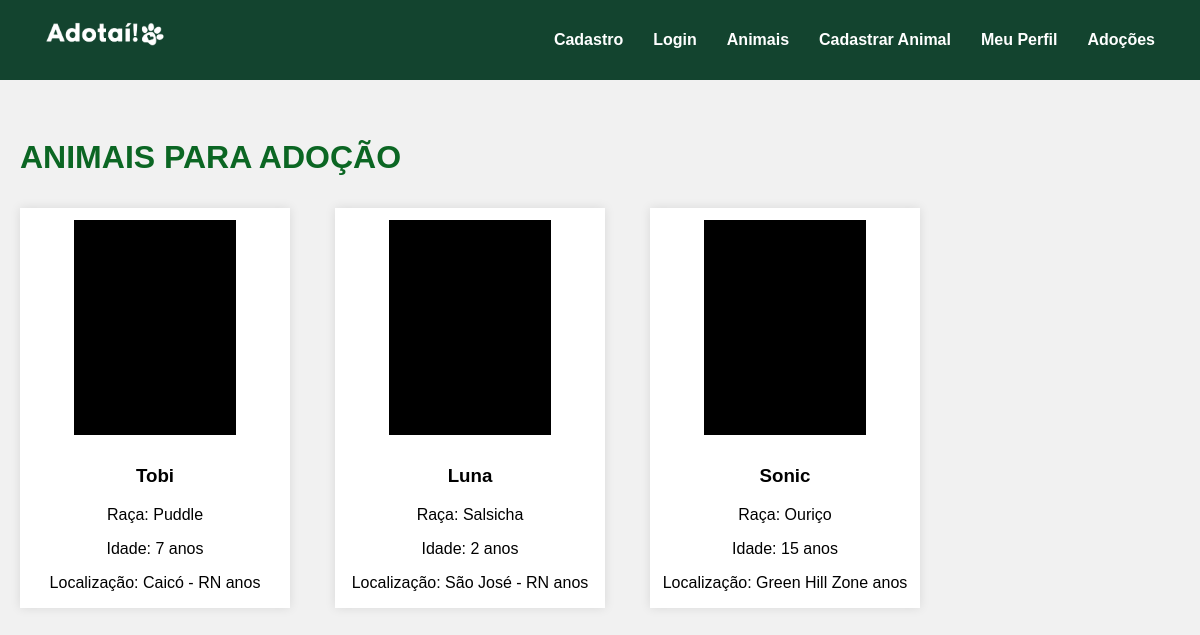
Before: / with the older database file.
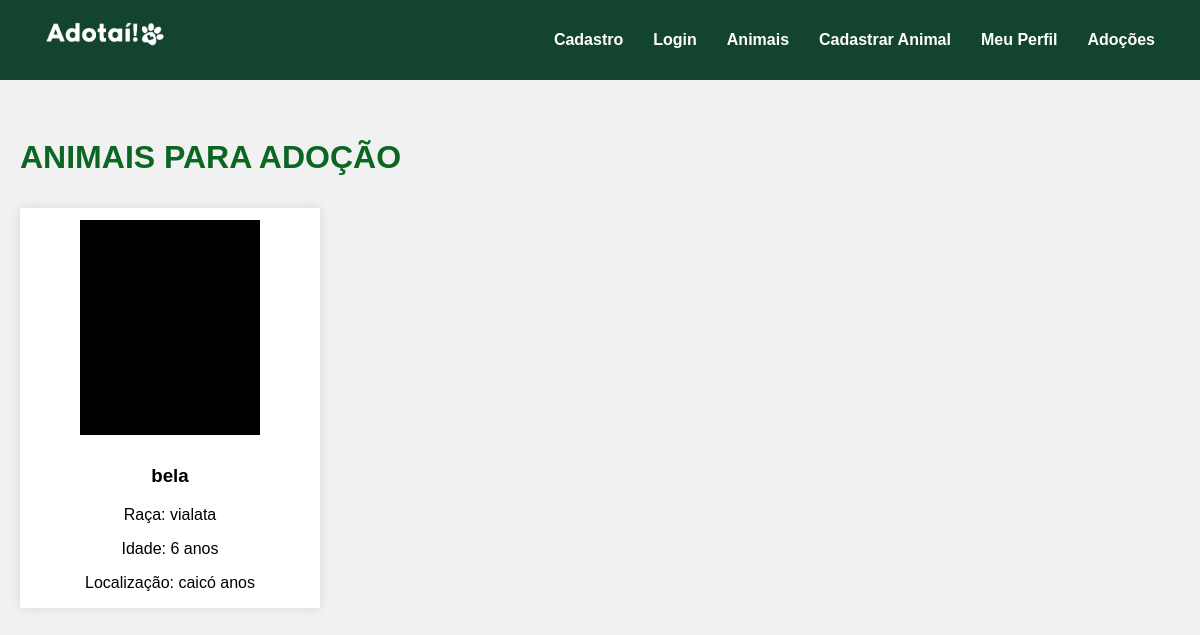
After: the same page with the newer database file.
### models/animal.py (models this page shows)
class Animal(Base):
    __tablename__ = "animais"
    id: Mapped[int] = mapped_column(Integer, primary_key=True)
    nome: Mapped[str] = mapped_column(String(40), nullable=False)
    raca: Mapped[str] = mapped_column(String(40), nullable=False)
    idade: Mapped[int] = mapped_column(Integer, nullable=False)
    sexo: Mapped[str] = mapped_column(String(40), nullable=False)
    porte: Mapped[str] = mapped_column(String(40), nullable=False)
    vacinado: Mapped[bool] = mapped_column(Boolean, nullable=False)
    vacinas_tomadas: Mapped[str] = mapped_column(String(320), nullable=False)
    sobre: Mapped[str] = mapped_column(String(320), nullable=False)
    foto: Mapped[str] = mapped_column(String(700), nullable=False)
    localizacao: Mapped[str] = mapped_column(String(100), nullable=False)
    nome_protetor: Mapped[str] = mapped_column(String(320), nullable=False)
    telefone_contato: Mapped[str] = mapped_column(String(15), nullable=False)
    email_contato: Mapped[str] = mapped_column(String(100), unique=True, nullable=False)
    def __repr__(self):
        return f"<Animal {self.nome}>"

### app.py (the view)
@app.route('/')
def index():
    with Sessao_base() as sessao:
        animais = sessao.query(Animal).all()
        print(animais)
    return render_template('index.html', animais=animais)

### templates/index.html (shortened to what this page needs)
{% extends 'base.html'%}
{% block extra_css %}<link rel="stylesheet" href="{{ url_for('static', filename='index.css') }}">{% endblock %}
{% block conteudo %}
<div class="img">
    </div>
<div class="container">
    <h1 class="titulo1">ANIMAIS PARA ADOÇÃO</h1>
    <div class="animais">
       {% for animal in animais %}
            <div class="animal-card">
                <div class="foto-animal">
                    <div class="imagem-animal">
                    </div>
                </div>
                <div class="info-animal">
                <h3>{{ animal.nome }}</h3>
                <p>Raça: {{ animal.raca }}</p>
                <p>Idade: {{ animal.idade }} anos</p>
                <p>Localização: {{ animal.localizacao }} anos</p>
                </div>
            </div>
        {% endfor %}
    </div>
</div>
{% endblock %}

### templates/base.html (shortened to what this page needs)
<!DOCTYPE html>
<html lang="en">
<head>
    <link rel="stylesheet" href="{{ url_for('static', filename='style.css') }}?v=2">
    <link rel="stylesheet" href="{{ url_for('static', filename='menu.css') }}">
    {% block extra_css %}{% endblock %}
<body>
    {% include 'componentes/menu.html' %}
    {% block conteudo %}
    {% endblock %}
</body>
</html>

### templates/componentes/menu.html
<nav class="menu">
    <div class="logo">
        <a href="../"><img src="{{ url_for('static', filename='img/logo.png') }}" alt="Logo"></a>
    </div>
    <div class="links">
        <a href="/auth/cadastro">Cadastro</a>
        <a href="/auth/login">Login</a>
        <a href="/animais">Animais</a>
        <a href="/animais/cadastrar_animal">Cadastrar Animal</a>
        <a href="/perfil">Meu Perfil</a>
        <a href="/animais/animais_adocao_cadastrar">Adoções</a>
    </div>
</nav>

### static/style.css (style rules this page uses)
h1, h2, h3, p, a { font-family:'Gill Sans', 'Gill Sans MT', Calibri, 'Trebuchet MS', sans-serif; }
body { background-color: #f1f1f1; margin: 0; }
.logo img { width: 120px; height: auto; }
.menu a, .menu span { white-space: nowrap; color: red; }
.logo { display: flex; justify-content: space-between; width: 100%; }
.container { display: flex; align-items: flex-start; justify-content: center; justify-content: space-evenly; gap: 10px; max-height: 95%; align-items: flex-start; max-width: 100%; margin: 0 auto; }

### static/menu.css (style rules this page uses)
.menu { height: 10vh; min-height: 60px; width: 100%; background: #13442f; display: flex; align-items: center; justify-content: space-between; padding: 0 30px; box-sizing: border-box; }
.menu a { color: white; text-decoration: none; margin: 0 15px; font-weight: bold; }
.menu .logo img { width: 120px; }
.menu .links { display: flex; align-items: center; }
.container { height: 90vh; overflow-y: auto; padding: 20px; box-sizing: border-box; width: 100%; }

### static/index.css (style rules this page uses)
body { background-color: #f1f1f1; margin: 0; }
.logo img { width: 120px; height: auto; }
.logo { display: flex; justify-content: space-between; width: 100%; }
.container { display: flex; flex-direction: column; justify-content: flex-start; }
.animal-card { display: flex; background-color: white; box-shadow: 0 0 10px rgba(0,0,0,0.1); width: 300px; height: 400px; flex-direction: column; }
.info-animal { max-height: auto; text-align: center; }
.imagem-animal { display: flex; background-color: black; height: 90%; width: 60%; justify-self: center; align-self: center; }
.foto-animal { display: flex; height: 60%; align-content: center; justify-content: center; }
.titulo1 { color:#0B6623; }
.animais { display: flex; flex-direction: row; gap: 5%; }

Changed rows visible on the page:
removed Animal: nome "Luna", raca "Salsicha", idade "2", localizacao "São José - RN"
removed Animal: nome "Sonic", raca "Ouriço", idade "15", localizacao "Green Hill Zone"
changed Animal: nome "Tobi" → "bela"; raca "Puddle" → "vialata"; idade "7" → "6"; localizacao "Caicó - RN" → "caicó"
